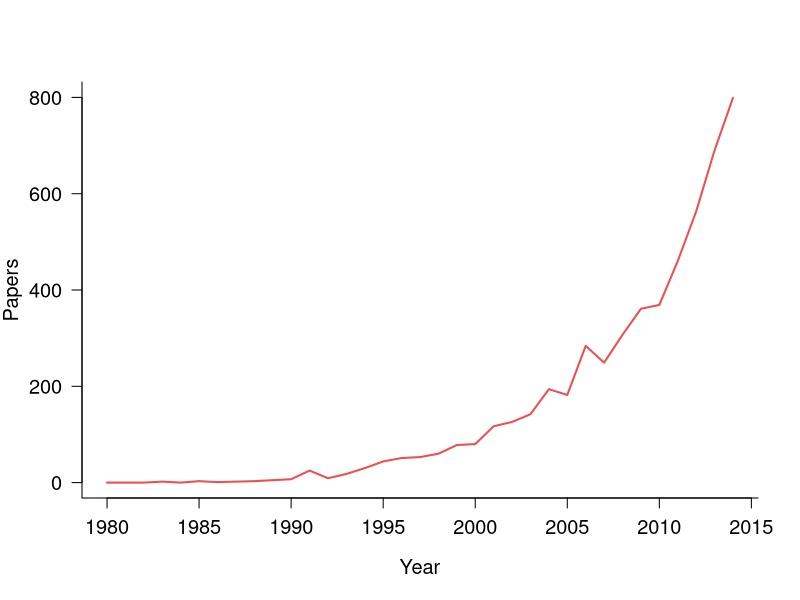

The R source for this figure:
# For talk

ds <- read.csv("Data/PCMCitesThruTime.csv", )

newred <- rgb(red = 235, green = 81, blue = 83, maxColorValue = 255)

png("Figures/PCMCitationsTalk.png", bg = "transparent")

# Plot citations
par(bty = "l")
plot(Citations ~ Year, data = ds, type = "l", ylim = c(0, 800), 
	 las = 1, lwd = 2, cex.lab = 1.2, cex.axis = 1.2, col = newred,
	 ylab = "Papers", xlab = "Year")

dev.off()